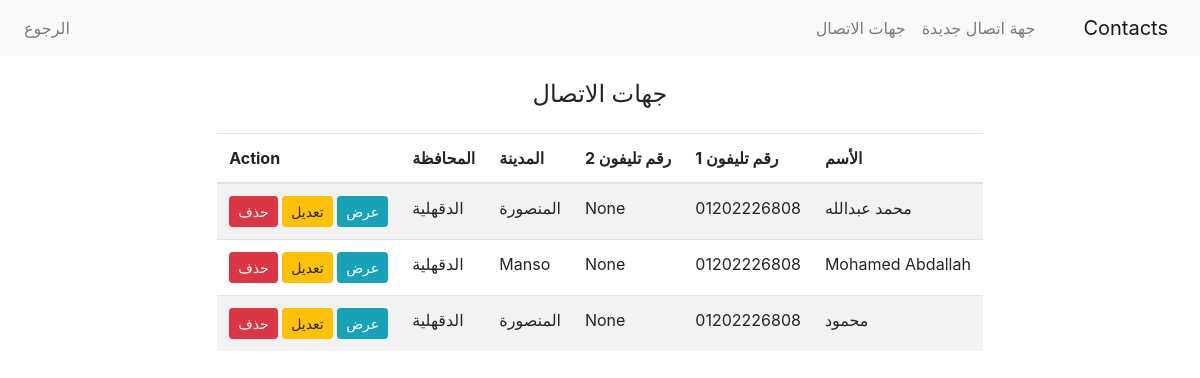
The app's page /contacts/list/ with its own data.
### contacts/models.py (models this page shows, shortened)
class Contact(models.Model):
    name = models.CharField("الاسم", max_length=255)
    phone1 = models.CharField("الهاتف ١", max_length=11)
    phone2 = models.CharField("الهاتف ٢", max_length=11, blank=True, null=True)
    customer = models.BooleanField("عميل", default=False)
    vendor = models.BooleanField("مورد", default=False)
    address1 = models.CharField("العنوان ١", max_length=255, blank=True, null=True)
    address2 = models.CharField("العنوان ٢", max_length=255, blank=True, null=True)
    city = models.CharField("المدينة", max_length=100)
    province = models.CharField("المحافظة", max_length=100)
    price_list = models.PositiveIntegerField("قائمة الأسعار")
    discount = models.DecimalField("الخصم", max_digits=4, decimal_places=1, default=0)
    shipping_cost = models.DecimalField("تكلفة الشحن", max_digits=10, decimal_places=2, default=0)
    PAYMENT_METHOD_CHOICES = [
        ('فورى', 'فورى'),
        ('شيكات', 'شيكات'),
        ('دفعات', 'دفعات'),
    ]
    payment_method = models.CharField("طريقة الدفع", max_length=50,
                                      choices=PAYMENT_METHOD_CHOICES,
                                      blank=False)
    details = models.TextField("تفاصيل", blank=True, null=True)
    created_at = models.DateTimeField("تاريخ الإنشاء", auto_now_add=True)

### contacts/views.py (the view)
# urls.py: path('list/', views.contacts_list, name='contacts_list'),
def contacts_list(request):
    contacts = Contact.objects.all()
    return render(request, 'contacts/contacts_list.html', {'contacts': contacts})

### contacts/templates/contacts/contacts_list.html (shortened to what this page needs)
{% extends 'contacts/base.html' %}
{% block content %}
  <h4 class="mt-4 mb-4 text-center">جهات الاتصال</h4>
  <table id="contactsTable" class="table table-striped">
    <thead>
      <tr>
        <th>الأسم</th>
        <th>رقم تليفون 1</th>
        <th>رقم تليفون 2</th>
        <th>المدينة</th>
        <th>المحافظة</th>
        <th>Action</th>
      </tr>
    </thead>
    <tbody>
      {% for contact in contacts %}
      <tr>
        <td>{{ contact.name }}</td>
        <td>{{ contact.phone1 }}</td>
        <td>{{ contact.phone2 }}</td>
        <td>{{ contact.city }}</td>
        <td>{{ contact.province }}</td>
        <td>
          <a href="{% url 'view_contact' contact.id %}" class="btn btn-info btn-sm">عرض</a>
          <a href="{% url 'edit_contact' contact.id %}" class="btn btn-warning btn-sm">تعديل</a>
          <button type="button" class="btn btn-danger btn-sm delete-contact-btn" data-url="{% url 'delete_contact' contact.id %}">حذف</button>
        </td>
      </tr>
      {% endfor %}
    </tbody>
  </table>
{% endblock %}

### records on screen
Contact: name "محمد عبدالله", phone1 "01202226808", phone2 "None", city "المنصورة", province "الدقهلية"
Contact: name "Mohamed Abdallah", phone1 "01202226808", phone2 "None", city "Manso", province "الدقهلية"
Contact: name "محمود", phone1 "01202226808", phone2 "None", city "المنصورة", province "الدقهلية"
